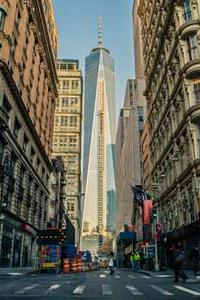
#> input picture input_images/file1.jpg, 200 x 300 px, found by its file name
$ python imageProcessing.py
#> lines starting #> are read from the running program, lines starting #| are printed output that depends on the picture
# Задача 2: паралельна обробка зображень
# Напишіть програму, яка обробляє кілька зображень одночасно (наприклад, змінює їх розмір або застосовує фільтр). Використовуйте модуль concurrent.futures і виконуйте обробку зображень у кількох процесах або потоках.

# Підказка: можна використовувати бібліотеку Pillow для обробки зображень.

from concurrent.futures import ThreadPoolExecutor
from PIL import Image
import os

input_folder = "input_images"
output_folder = "output_images"

os.makedirs(output_folder, exist_ok=True)

"""Налаштовуємо нові розміри для кожного зображення
"""
image_sizes = {
    "file1.jpg": (200, 200),
    "file2.jpg": (200, 200),
    "file3.jpg": (200, 300),
}


def process_image(filename):

    """
    Функція для обробки зображення
    """
#> called with filename = 'file1.jpg'
    try:
        img_path = os.path.join(input_folder, filename)
        with Image.open(img_path) as img:
#> img is the input picture: PIL image 200x300 RGB; mean R, G, B 99.7, 99, 87.3
            new_size = image_sizes.get(filename, (800, 800))

            img_resized = img.resize(new_size)
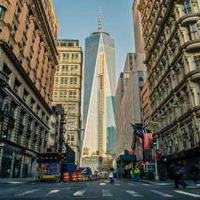
#> img_resized: PIL image 200x200 RGB; mean R, G, B 99.7, 99, 87.3

            output_path = os.path.join(output_folder, f"resized_{filename}")
            img_resized.save(output_path)

        print(f"{filename} оброблено та збережено як {output_path} з новим розміром {new_size}")

    except Exception as e:
        print(f"Помилка під час обробки {filename}: {e}")

image_files = ["file1.jpg", "file2.jpg", "file3.jpg"]

"""
Використання ThreadPoolExecutor для паралельної обробки зображень
"""
with ThreadPoolExecutor(max_workers=3) as executor:
    executor.map(process_image, image_files)
#> call 2 of process_image, with filename = 'file2.jpg'
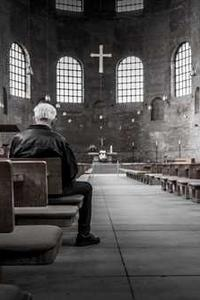
#> input picture input_images/file2.jpg, 200 x 300 px, found by its file name
#> in process_image, img is the input picture: PIL image 200x300 RGB; mean R, G, B 82.9, 80.9, 80.1
#> in process_image (call 2), `img_resized = img.resize(new_size)`:
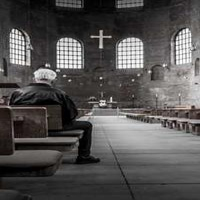
#> img_resized: PIL image 200x200 RGB; mean R, G, B 82.9, 80.9, 80.1
#> call 3 of process_image, with filename = 'file3.jpg'
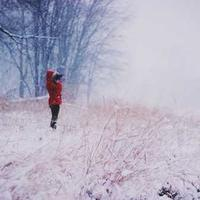
#> input picture input_images/file3.jpg, 200 x 200 px, found by its file name
#> in process_image, img is the input picture: PIL image 200x200 RGB; mean R, G, B 178, 174.9, 194
#> in process_image (call 3), `img_resized = img.resize(new_size)`:
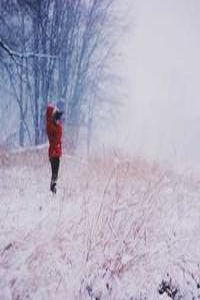
#> img_resized: PIL image 200x300 RGB; mean R, G, B 178, 174.9, 194

print("Обробка всіх зображень завершена")
